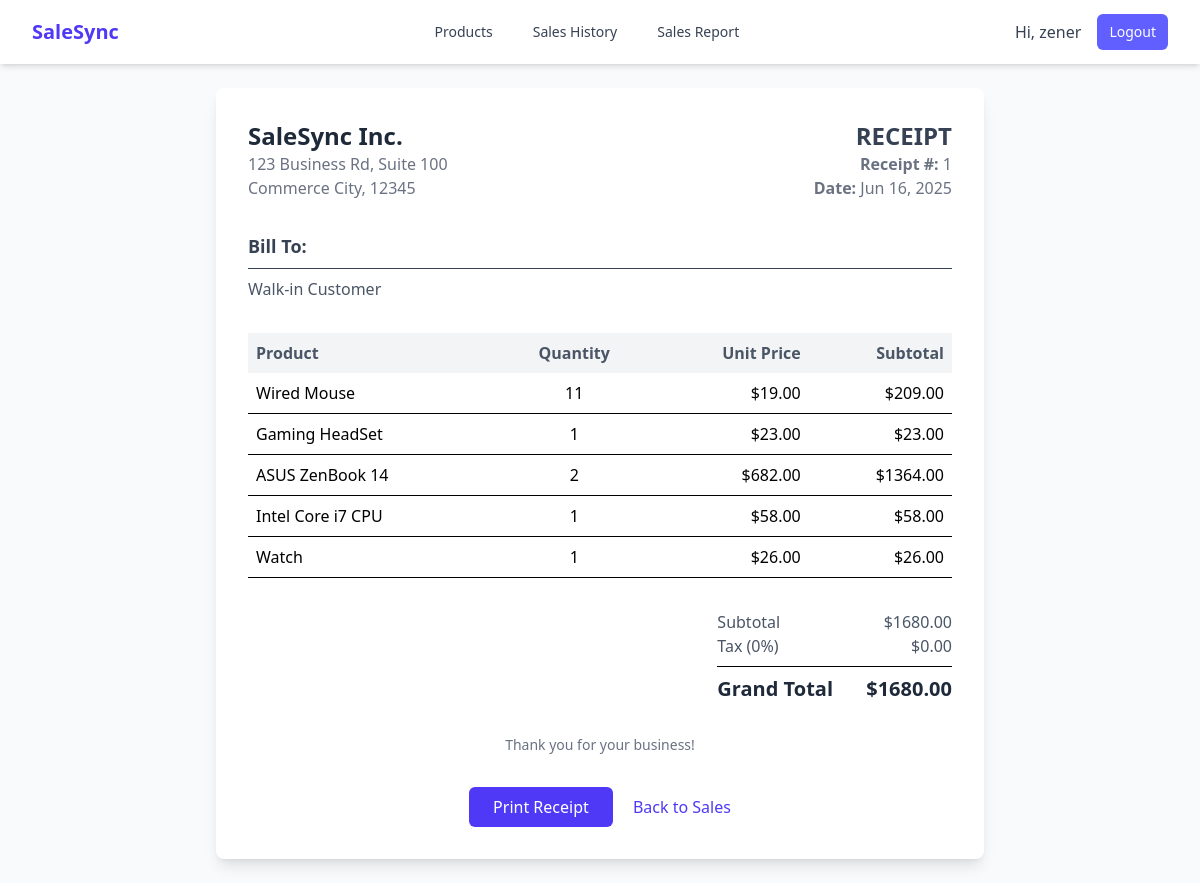
/sales/1/receipt/ (signed in), run on the app's committed database.
### core/models.py (models this page shows, shortened)
class Sale(models.Model):
    created_at = models.DateTimeField(auto_now_add=True)
    customer_name = models.CharField(max_length=200, blank=True)
    @property
    def total_amount(self):
        return self.saleitem_set.aggregate(
            total=Sum(F('quantity') * F('price'))
        )['total'] or 0

class SaleItem(models.Model):
    sale = models.ForeignKey(Sale, on_delete=models.CASCADE)
    product = models.ForeignKey(Product, on_delete=models.CASCADE)
    quantity = models.PositiveIntegerField()
    price = models.DecimalField(max_digits=10, decimal_places=2) # Price at the time of sale
    @property
    def subtotal(self):
        return self.quantity * self.price

class Product(models.Model):
    name = models.CharField(max_length=200)
    description = models.TextField()
    price = models.DecimalField(max_digits=10, decimal_places=2)
    stock = models.PositiveIntegerField()
    image = models.ImageField(upload_to='products/', blank=True, null=True)

### core/views.py (the view)
# urls.py: path('sales/<int:sale_id>/receipt/', core_views.sale_receipt_view, name='sale_receipt'),
@login_required
def sale_receipt_view(request, sale_id):
    sale = get_object_or_404(Sale, id=sale_id)
    context = {'sale': sale}
    return render(request, 'core/sale_receipt.html', context)

### core/templates/core/sale_receipt.html (shortened to what this page needs)
{% extends 'base.html' %}
{% block content %}
<div class="max-w-3xl mx-auto bg-white p-8 rounded-lg shadow-lg">
    <div class="flex justify-between items-start mb-8">
        <div>
            <h1 class="text-2xl font-bold text-gray-800">SaleSync Inc.</h1>
            <p class="text-gray-500">123 Business Rd, Suite 100<br>Commerce City, 12345</p>
        </div>
        <div class="text-right">
            <h2 class="text-2xl font-bold uppercase text-gray-700">Receipt</h2>
            <p class="text-gray-500"><strong>Receipt #:</strong> {{ sale.id }}</p>
            <p class="text-gray-500"><strong>Date:</strong> {{ sale.created_at|date:"M d, Y" }}</p>
        </div>
    </div>
    <div class="mb-8">
        <h3 class="text-lg font-semibold text-gray-700 border-b pb-2">Bill To:</h3>
        <p class="mt-2 text-gray-600">{{ sale.customer_name|default:"Walk-in Customer" }}</p>
    </div>
    <table class="w-full text-left mb-8">
        <thead>
            <tr class="bg-gray-100">
                <th class="p-2 font-semibold text-gray-600">Product</th>
                <th class="p-2 font-semibold text-gray-600 text-center">Quantity</th>
                <th class="p-2 font-semibold text-gray-600 text-right">Unit Price</th>
                <th class="p-2 font-semibold text-gray-600 text-right">Subtotal</th>
            </tr>
        </thead>
        <tbody>
            {% for item in sale.saleitem_set.all %}
            <tr class="border-b">
                <td class="p-2">{{ item.product.name }}</td>
                <td class="p-2 text-center">{{ item.quantity }}</td>
                <td class="p-2 text-right">${{ item.price|floatformat:2 }}</td>
                <td class="p-2 text-right">${{ item.subtotal|floatformat:2 }}</td>
            </tr>
            {% endfor %}
        </tbody>
    </table>
    <div class="flex justify-end mb-8">
        <div class="w-full md:w-1/3">
            <div class="flex justify-between text-gray-600">
                <span>Subtotal</span>
                <span>${{ sale.total_amount|floatformat:2 }}</span>
            </div>
            <div class="flex justify-between text-gray-600">
                <span>Tax (0%)</span>
                <span>$0.00</span>
            </div>
            <hr class="my-2">
            <div class="flex justify-between font-bold text-xl text-gray-800">
                <span>Grand Total</span>
                <span>${{ sale.total_amount|floatformat:2 }}</span>
            </div>
        </div>
    </div>
    <div class="text-center text-gray-500 text-sm">
        Thank you for your business!
    </div>
    <div class="mt-8 text-center no-print">
        <button onclick="window.print()" class="bg-indigo-600 text-white px-6 py-2 rounded-md hover:bg-indigo-700 focus:outline-none focus:ring-2 focus:ring-offset-2 focus:ring-indigo-500">
            Print Receipt
        </button>
        <a href="{% url 'sales' %}" class="ml-4 text-indigo-600 hover:underline">Back to Sales</a>
    </div>
</div>
{% endblock %}

### theme/templates/base.html (shortened to what this page needs)
{% load static tailwind_tags %}
<!DOCTYPE html>
<html lang="en">
<head>
    {% tailwind_css %}
</head>
<body class="bg-gray-50 font-sans antialiased">
    {% if user.is_authenticated %}
        <nav class="bg-white shadow-md no-print">
            <div class="max-w-7xl mx-auto px-4 sm:px-6 lg:px-8">
                <div class="flex items-center justify-between h-16">
                    <div class="flex-shrink-0">
                        <a href="{% url 'products' %}" class="font-bold text-xl text-indigo-600">SaleSync</a>
                    </div>
                    <div class="hidden md:block">
                        <div class="ml-10 flex items-baseline space-x-4">
                            <a href="{% url 'products' %}" class="text-gray-700 hover:bg-gray-200 hover:text-black px-3 py-2 rounded-md text-sm font-medium">Products</a>
                            <a href="{% url 'sales' %}" class="text-gray-700 hover:bg-gray-200 hover:text-black px-3 py-2 rounded-md text-sm font-medium">Sales History</a>
                            <a href="{% url 'sales_report' %}" class="text-gray-700 hover:bg-gray-200 hover:text-black px-3 py-2 rounded-md text-sm font-medium">Sales Report</a>
                        </div>
                    </div>
                    <div class="hidden md:flex items-center">
                        <span class="text-gray-700 mr-4">Hi, {{ user.username }}</span>
                        <form method="post" action="{% url 'logout' %}">
                            <button type="submit" class="bg-indigo-500 text-white px-3 py-2 rounded-md text-sm font-medium hover:bg-indigo-600">Logout</button>
                        </form>
                    </div>
                </div>
            </div>
        </nav>
    {% endif %}
    <main>
        <div class="max-w-7xl mx-auto py-6 sm:px-6 lg:px-8">
            {% block content %}
            {% endblock %}
        </div>
    </main>
</body>
</html>

### data on the page
Sale: id "1", created_at "Jun 16, 2025", customer_name "Walk-in Customer", total_amount "1680.00"
SaleItem: product.name "Wired Mouse", quantity "11", price "19.00", subtotal "209.00"
SaleItem: product.name "Gaming HeadSet", quantity "1", price "23.00", subtotal "23.00"
SaleItem: product.name "ASUS ZenBook 14", quantity "2", price "682.00", subtotal "1364.00"
SaleItem: product.name "Intel Core i7 CPU", quantity "1", price "58.00", subtotal "58.00"
SaleItem: product.name "Watch", quantity "1", price "26.00", subtotal "26.00"

### other printed values
{{ user.username }} "zener"
